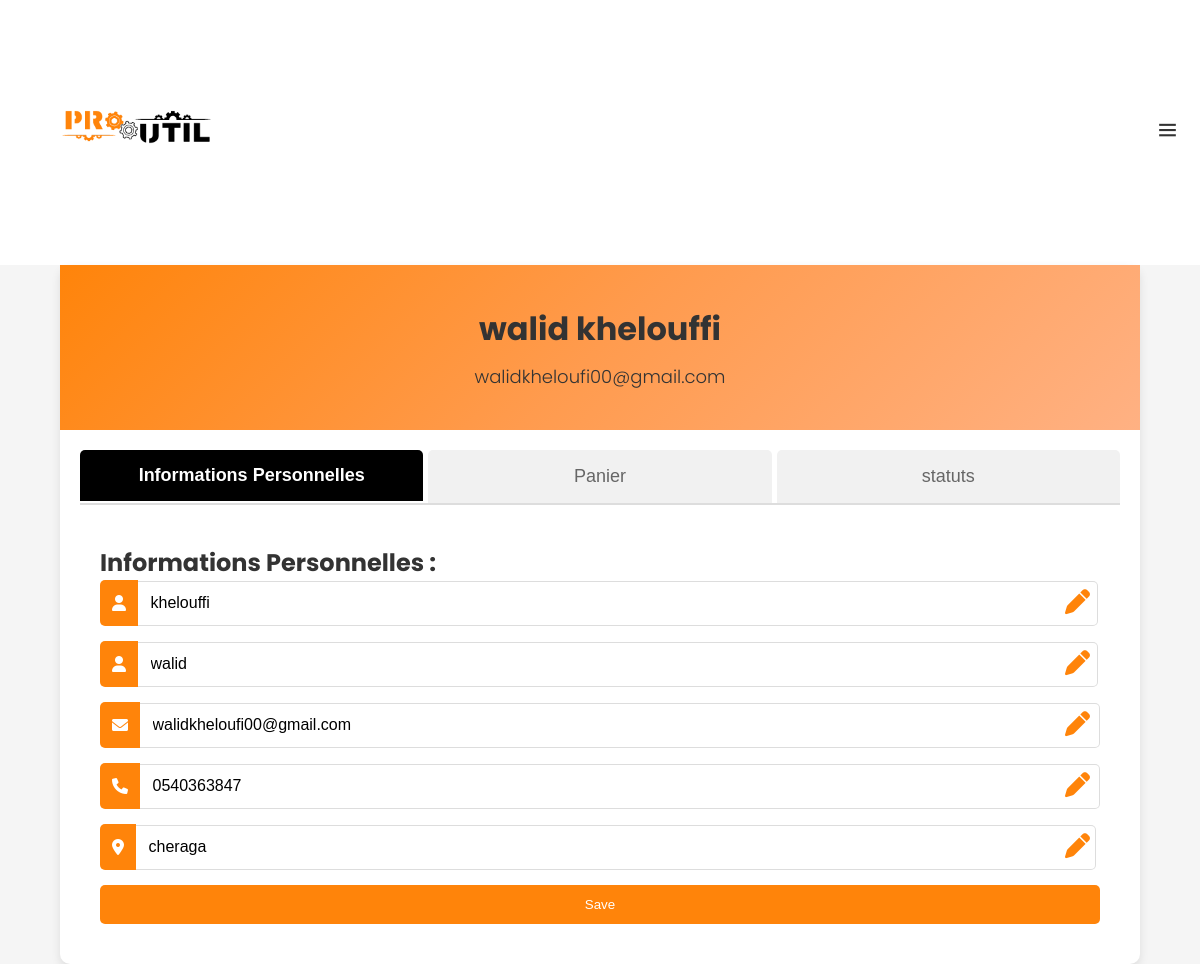
Screenshot of /user.php (signed in) with the database file from the repository.
### tables this page shows
CREATE TABLE IF NOT EXISTS `client` (
  `id_client` int NOT NULL AUTO_INCREMENT,
  `prenom` varchar(30) NOT NULL,
  `nom` varchar(30) NOT NULL,
  `email` varchar(50) NOT NULL,
  `mot_de_passe` varchar(255) NOT NULL,
  `telephone` varchar(13) DEFAULT NULL,
  `adresse` varchar(50) DEFAULT NULL,
  `activation` tinyint(1) NOT NULL,
  PRIMARY KEY (`id_client`)
);

### user.php (the view, shortened to what this page needs)
<?php
$servername = "localhost";
$username = "root";
$password = "";
$dbname = "base";
$connection = new mysqli($servername, $username, $password, $dbname);
$user_id = $_SESSION['user-id'];
$sql = "SELECT `prenom`, `nom`, `email`, `telephone`, `adresse` FROM client WHERE `id_client` = ?";
$stmt = $connection->prepare($sql);
if ($stmt) {
    $stmt->bind_param("i", $user_id);
    $stmt->execute();
    $stmt->bind_result($firstName, $lastName, $email, $phoneNumber, $addressLine);
} else {
    echo "Error preparing statement: " . $connection->error;
}
?>
<!DOCTYPE html>
<html lang="en">
<head>
    <link rel="stylesheet" href="https://cdnjs.cloudflare.com/ajax/libs/font-awesome/6.0.0-beta3/css/all.min.css">
    <link href="https://unpkg.com/boxicons@2.0.7/css/boxicons.min.css" rel="stylesheet">
    <link rel="stylesheet" href="login.css">
    <link rel="stylesheet" href="user.css">
</head>
<body style="display: flex; flex-direction: column; min-height: 100vh;">
    <header>
        <div class="mobile-menu bg-second">
            <div class="logo">
                <img src="images/prooutil.gif" alt="LOGO">
            </div>
            <span class="mb-menu-toggle" id="mb-menu-toggle">
                <i class='bx bx-menu'></i>
            </span>
        </div>
    </header>
    <div class="profile-container">
        <div class="profile-header">
            <h1 class="user-name"><?php echo htmlspecialchars($firstName . " " . $lastName); ?></h1>
            <p class="user-email"><?php echo htmlspecialchars($email); ?></p>
        </div>
        <div class="profile-body">
            <div class="tabs">
                <button class="tablink active" onclick="openTab(event, 'PersonalInfo')">Informations
                    Personnelles</button>
                <button class="tablink" onclick="openTab(event, 'Wishlist')">Panier</button>
                <button class="tablink" onclick="openTab(event, 'statuts')">statuts</button>
            </div>
            <div id="PersonalInfo" class="tabcontent active">
                <h2>Informations Personnelles :</h2>
                <form class="contact-form" method="post" action="user_edit.php">
                    <div class="input-group">
                        <div class="input-container">
                            <div class="icon"><i class="fas fa-user"></i></div>
                            <input type="text" name="nom" value="<?php echo htmlspecialchars($lastName); ?>"
                                placeholder="Nom" required readonly>
                            <div class="edit-icon" onclick="toggleEdit('nom')"><i class="fa-solid fa-pen"></i></div>
                        </div>
                    </div>
                    <div class="input-group">
                        <div class="input-container">
                            <div class="icon"><i class="fas fa-user"></i></div>
                            <input type="text" name="prenom" value="<?php echo htmlspecialchars($firstName); ?>"
                                placeholder="Prénom" required readonly>
                            <div class="edit-icon" onclick="toggleEdit('prenom')"><i class="fa-solid fa-pen"></i></div>
                        </div>
                    </div>
                    <div class="input-group">
                        <div class="input-container">
                            <div class="icon"><i class="fas fa-envelope"></i></div>
                            <input type="email" name="email" value="<?php echo htmlspecialchars($email); ?>"
                                placeholder="Adresse e-mail" required readonly>
                            <div class="edit-icon" onclick="toggleEdit('email')"><i class="fa-solid fa-pen"></i></div>
                        </div>
                    </div>
                    <div class="input-group">
                        <div class="input-container">
                            <div class="icon"><i class="fas fa-phone"></i></div>
                            <input type="tel" name="telephone" value="<?php echo htmlspecialchars($phoneNumber); ?>"
                                placeholder="Numéro de téléphone" required pattern="[0-9]{10}" readonly>
                            <div class="edit-icon" onclick="toggleEdit('telephone')"><i class="fa-solid fa-pen"></i>
                            </div>
                        </div>
                    </div>
                    <div class="input-group">
                        <div class="input-container">
                            <div class="icon"><i class="fa-solid fa-location-dot"></i></div>
                            <input type="text" name="adresse" value="<?php echo htmlspecialchars($addressLine); ?>"
                                placeholder="adresse" required readonly>
                            <div class="edit-icon" onclick="toggleEdit('adresse')"><i class="fa-solid fa-pen"></i></div>
                        </div>
                    </div>
                    <input type="submit" name="save1" value="Save" class="submit-btn">
                </form>
            </div>
</body>
</html>

### login.css (style rules this page uses)
:root { --main-bg-color: #fff; --second-bg-color: #fff; --third-bg-color: #e3e3e3; --grey: #4b4b4b; --black: #000; --red: #c0392b; --top-header-size: 30px; --mid-header-size: 80px; --bottom-header-size: 45px; --btn-bg: #000; --btn-border-color: #000; --btn-color: #fff; }
* { padding: 0; margin: 0; box-sizing: border-box; -webkit-tap-highlight-color: transparent; }
body { font-family: "Poppins", sans-serif; overflow-x: hidden; position: relative; background-color: var(--main-bg-color); overflow-x: hidden; }
button { cursor: pointer; }
img { max-width: 100%; }
.bg-second { background-color: var(--second-bg-color); }
.mobile-menu { align-items: center; justify-content: space-between; padding: 10px 20px; display: none; }
.mb-menu-toggle { font-size: 25px; }
.user-name { margin-left: 20px; display: flex; align-items: stretch; flex-direction: column; justify-content: space-between; }
@media only screen and (max-width: 1280px) { .mobile-menu { display: flex; } }
@media only screen and (max-width: 1280px) { .logo { font-size: 30px; } }
.logo { font-weight: 700; width: 20%; }

### user.css (style rules this page uses)
html, body { margin: 0; padding: 0; width: 100%; height: 100%; font-family: "Poppins", sans-serif; background-color: #f5f5f5; color: #333; }
.profile-container { width: 90%; max-width: 1200px; margin: 0 auto; background-color: #fff; border-radius: 10px; box-shadow: 0 4px 10px rgba(0, 0, 0, 0.1); }
.profile-header { padding: 40px; background: linear-gradient(135deg, #ff840a, #ff9b4e, #ffb183); text-align: center; }
.profile-header .user-name { margin: 0; font-size: 32px; font-weight: 700; }
.profile-header .user-email { margin-top: 10px; font-size: 18px; font-weight: 300; }
.profile-body { padding: 20px; }
.tabs { display: flex; border-bottom: 2px solid #ddd; margin-bottom: 20px; overflow: hidden; justify-content: space-between; }
.tablink { flex: 1; padding: 15px 20px; cursor: pointer; background-color: #f1f1f1; border: none; outline: none; transition: background-color 0.3s ease, color 0.3s ease; font-size: 18px; text-align: center; color: #666; border-radius: 5px 5px 0 0; margin-right: 5px; }
.tablink:last-child { margin-right: 0; }
.tablink.active, .tablink:hover { background-color: #000000; color: white; font-weight: 600; border-bottom: 2px solid #fff; }
.tabcontent { display: none; padding: 20px; border-top: none; }
.tabcontent.active { display: block; }
.input-group { margin-bottom: 15px; width: 100%; }
.input-container { position: relative; display: flex; align-items: center; }
.input-container .icon { background: #ff840a; color: white; text-align: center; display: flex; justify-content: center; align-items: center; border-radius: 5px 0 0 5px; padding: 12px; height: 46px; }
.input-container input[type="text"], .input-container input[type="tel"], .input-container input[type="email"], .input-container textarea { width: calc(100% - 40px); font-size: 16px; padding: 12.5px; border: 1px solid #ddd; border-left: none; border-radius: 0 5px 5px 0; transition: border-color 0.3s, box-shadow 0.3s; outline: none; }
.submit-btn { background-color: #ff840a; color: white; border: none; cursor: pointer; padding: 12px 20px; border-radius: 5px; transition: background-color 0.3s ease; width: 100%; }
.edit-icon { position: absolute; right: 10px; cursor: pointer; }
.edit-icon i { color: #ff840a; font-size: 25px; }

### rows the page displays
client: prenom+nom "walid khelouffi", email "walidkheloufi00@gmail.com", nom "khelouffi", prenom "walid", telephone "0540363847", adresse "cheraga"
